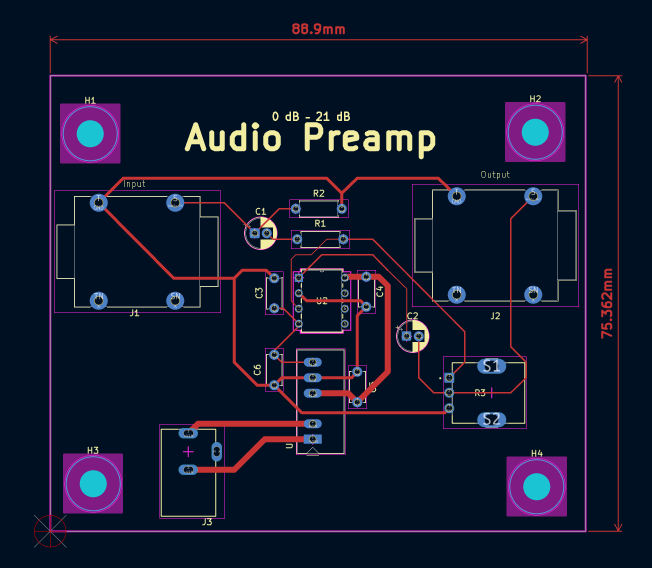
#> input picture docs/footprint.png, 1304 x 1136 px, found by its file name (shown at 1/2 size)
$ python export-footprint.py
#> lines starting #> are read from the running program, lines starting #| are printed output that depends on the picture
#!/usr/bin/env python3
"""
TL082CP PDIP-8 Footprint Export
Erstellt 1:1 und 2:1 (vergrößerte) Versionen des Footprints
"""

from PIL import Image
import os

# Verzeichnisse
BASE_DIR = "/Users/blurbler/TL082CP"
SOURCE_IMG = os.path.join(BASE_DIR, "docs/footprint.png")
OUTPUT_DIR = os.path.join(BASE_DIR, "mechanisch")

# Ausgabe-Verzeichnis erstellen
os.makedirs(OUTPUT_DIR, exist_ok=True)

print("=" * 50)
print("TL082CP Footprint Export (1:1 und 2:1)")
print("=" * 50)
print()

# Prüfe ob Quellbild existiert
if not os.path.exists(SOURCE_IMG):
    print(f"FEHLER: Quellbild nicht gefunden: {SOURCE_IMG}")
    exit(1)

# Bild laden
img = Image.open(SOURCE_IMG)
#> img is the input picture: PIL image 1304x1136 RGBA; mean R, G, B, A 17.7, 24.6, 46.4, 255
print(f"Quellbild: {SOURCE_IMG}")
print(f"  Größe: {img.size[0]} x {img.size[1]} Pixel")
#|   Größe: 1304 x 1136 Pixel
print(f"  Modus: {img.mode}")
#|   Modus: RGBA
print()

# 1:1 Export (Originalgröße)
output_1to1 = os.path.join(OUTPUT_DIR, "TL082CP_1to1.png")
img.save(output_1to1, "PNG", dpi=(300, 300))
print(f"✓ 1:1 erstellt: {output_1to1}")
print(f"  Größe: {os.path.getsize(output_1to1) / 1024:.1f} KB")
print()

# 2:1 Export (200% skaliert)
# Für 2:1 Maßstab: Bild muss 2x größer sein
width, height = img.size
#> width = 1304; height = 1136
new_size = (width * 2, height * 2)
#> new_size = (2608, 2272)
img_2to1 = img.resize(new_size, Image.LANCZOS)
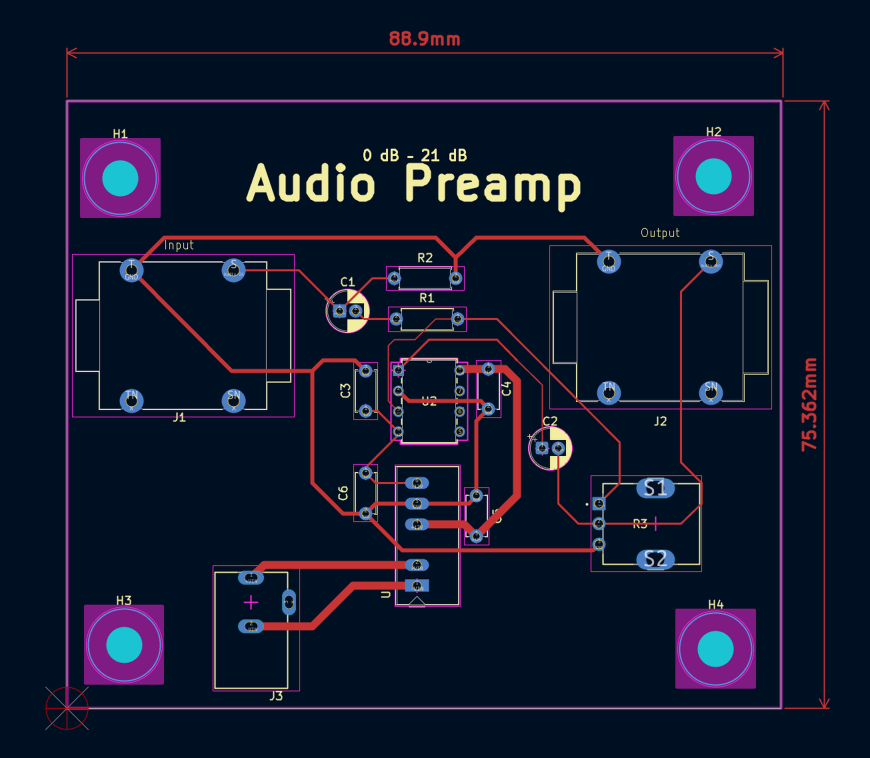
#> img_2to1: PIL image 2608x2272 RGBA (shown at 1/3 size); mean R, G, B, A 18.2, 24.6, 46.4, 255

output_2to1 = os.path.join(OUTPUT_DIR, "TL082CP_2to1.png")
img_2to1.save(output_2to1, "PNG", dpi=(300, 300))
print(f"✓ 2:1 erstellt: {output_2to1}")
print(f"  Größe: {os.path.getsize(output_2to1) / 1024:.1f} KB")
print(f"  Dimensionen: {new_size[0]} x {new_size[1]} Pixel")
#|   Dimensionen: 2608 x 2272 Pixel
print()

# Auch als PDF exportieren
output_pdf_1to1 = os.path.join(OUTPUT_DIR, "TL082CP_1to1.pdf")
img.save(output_pdf_1to1, "PDF", resolution=300.0)
print(f"✓ 1:1 PDF erstellt: {output_pdf_1to1}")

output_pdf_2to1 = os.path.join(OUTPUT_DIR, "TL082CP_2to1.pdf")
img_2to1.save(output_pdf_2to1, "PDF", resolution=300.0)
print(f"✓ 2:1 PDF erstellt: {output_pdf_2to1}")
print()

print("=" * 50)
print("Export abgeschlossen!")
print("=" * 50)
print()
print("Dateien:")
for f in sorted(os.listdir(OUTPUT_DIR)):
    filepath = os.path.join(OUTPUT_DIR, f)
    size = os.path.getsize(filepath) / 1024
    print(f"  {f:30s} {size:>8.1f} KB")
